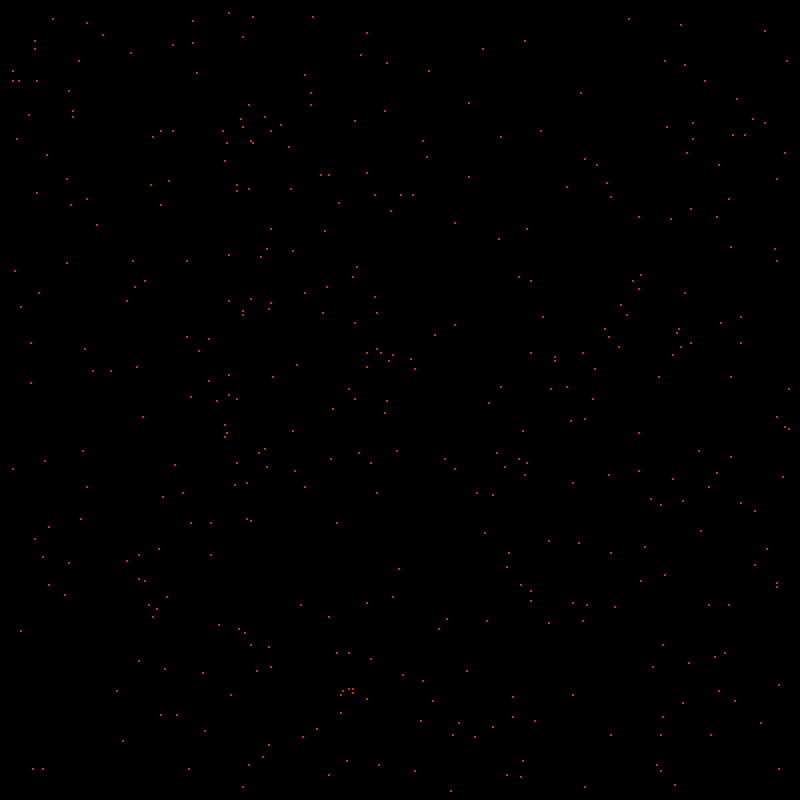
Frame 1 (no input)
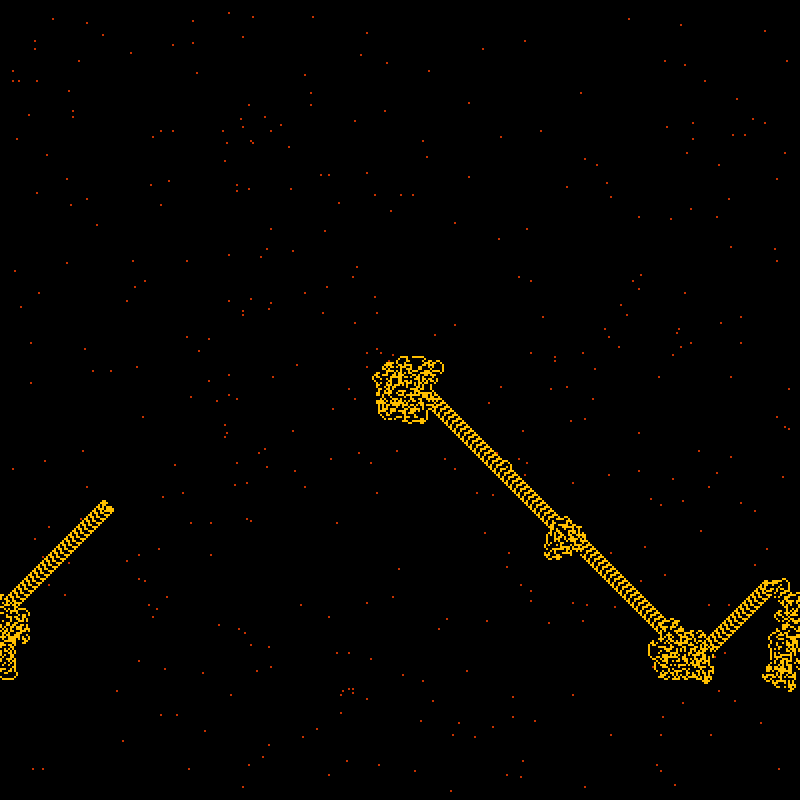
Frame 60 (the mouse pressed at the canvas centre just before this capture)
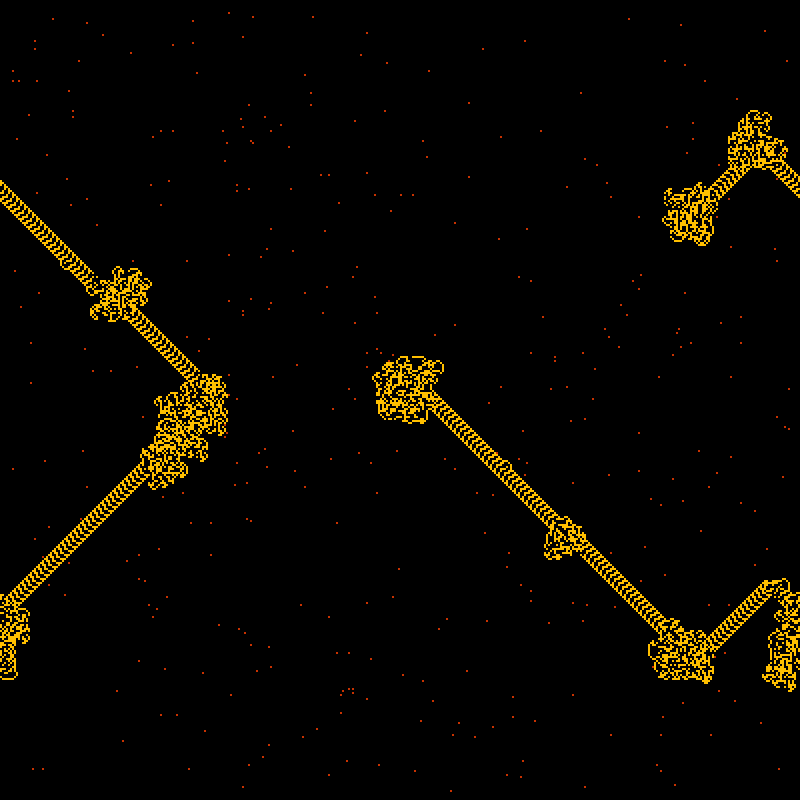
Frame 120 (the mouse held since frame 60 and released just before this capture)

The Processing sketch that drew these frames (run headless with seeded random() and noise(); from frame 60 on, the mouse is pressed at the canvas centre):

// Processing sketch: antTurtleRndObstacleOddGrid
// ── antTurtleRndObstacleOddGrid.pde
// arrays in processing
// declare, create array (how long is it),initalize and use
// declae name and type


// odd grid makes the turtle oscillate 
//   -- found this while comparing to NetLogo version
// obstacles in red will divert the antTurtle


int [][] grid;
int cols;
int rows;
int sz;

float intheta =0; // turtles heading
PVector greg; //

void setup() {
  size(800, 800);
  sz = 2;
  cols = int(width/sz)+1;
  rows = int(height/sz)+1;
  noStroke();
  grid = new int[rows][cols];
  //rndGrid();
  // set the ant in the center
  greg = new PVector(cols/2, rows/2); // pvector is(x,y) array is[y][x]
  rndGrid(); // randmom points with which to collide
}

void draw() {
  showGrid();
  

  for (int t = 0; t<500; t++) {
    // check state
    //println(greg.x,greg.y, intheta);
    int state = grid[int(greg.y)][int(greg.x)];  // just recast as ints
    // check rules
    //At a white square, turn 90° clockwise, flip the color of the square, move forward one unit
    if (state == 0 ) {
      // turn clockwise
      right();
      // flip the color
       
      grid[floor(greg.y)][floor(greg.x)] = 1;
      // move forward
      
      forward();
    } else if (state >0) {  //At a black square, turn 90° counter-clockwise, flip the color of the square, move forward one unit
      // turn counter
      left();
      // flip the color
       
      grid[floor(greg.y)][floor(greg.x)] = 0;
      // move forward
      
      forward();
    }
  }
}



// simple turtle functions forward() only 1 right() left()
void forward() {



  float x2 = greg.x +1 *cos(radians(intheta));
  float y2 = greg.y +1 *sin(radians(intheta));
  
  // the math works out and divides evenly only need to recast as ints

  // set the x and y to new position



  greg.x = (x2); // I was flooring it twice and made a problem
  greg.y = (y2);
  
  // make it on a torus
  greg.x = ((greg.x+cols)%cols);
  greg.y = ((greg.y+rows)%rows);

  
   
}



void right() {
  intheta -= 90;
  intheta = intheta%360;
}

void left() {
  intheta += 90;
  intheta = intheta%360;
}







void showGrid() {
  for (int j =0; j < rows; j++) {
    for (int i =0; i < cols; i++) {
      if (grid[j][i]== 0){
        fill(0);
      } else if(grid[j][i]== 1){
        fill(255, 191, 0);
      } else if(grid[j][i] == 2){
        fill(200,50,0);
      }
       
      rect(i*sz, j*sz, sz, sz); // whoops!! this is standard x, y
    }
  }
}



void rndGrid() {
  for (int j =5; j < rows-5; j++) {
    for (int i =5; i < cols-5; i++) {
      
      if (floor(random(400))== 1){
      // set points for collision
      grid[j][i] = 2;
      //grid[j+3][i+1]=1;
      //grid[j][i+5]=1;
      }
    }
  }
}

void mousePressed() {
  save("antTurtleObstacle"+frameCount+".png");
}
